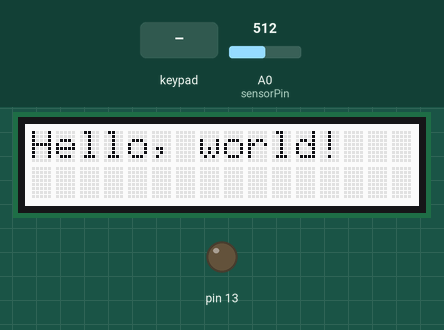
Recording of a sketch running on a simulated Arduino Uno, built with avr-gcc and run on an emulated ATmega328P. On the bench: 16×2 character LCD, output pins drawn as LEDs (lit = HIGH). The inputs (shaded band) are chosen by the test bench; at power-on: A0 (sensorPin) = 512.

Above: at 1.2 s.
1.3 s: key 'U' pressed
At 3.5 s:
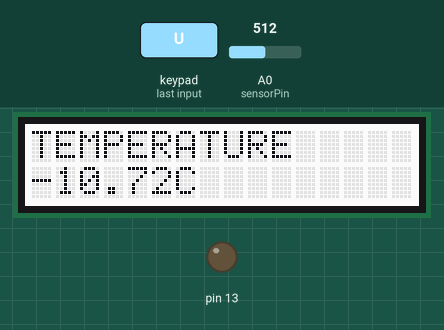
3.8 s: key 'S' pressed
At 5.0 s:
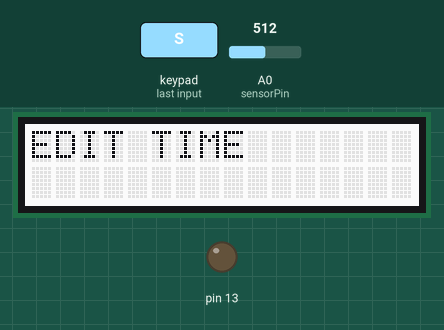
6.8 s: key 'D' pressed
At 8.0 s:
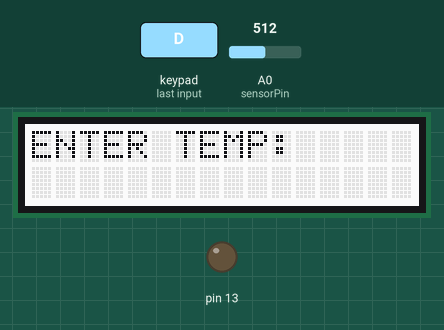
Timing chart, 0 to 9.8 s (numbered marks = the images above; inputs shaded):
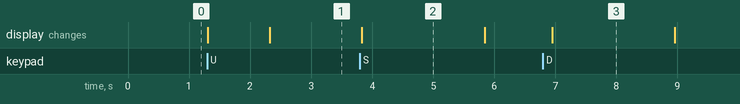

The sketch:

SeniorDesignGUI.ino
```cpp
#include <Wire.h>
#include <Adafruit_MCP23017.h>
#include <Adafruit_RGBLCDShield.h>
#include <EEPROM.h>
#include "RTClib.h"
#include <math.h>

RTC_Millis rtc;
int sensorPin = A0;
int adc = 0;

int i=0,cookTemp=185;
int cookTime=120;
Adafruit_RGBLCDShield lcd = Adafruit_RGBLCDShield();
#define WHITE 0x7

void setup() {
  lcd.begin(16, 2);
  rtc.begin(DateTime(__DATE__, __TIME__));
  int time = millis();
  lcd.print("Hello, world!");
  lcd.setBacklight(WHITE);
  pinMode(13,OUTPUT);
}

void loop() {
  uint8_t buttons = lcd.readButtons();
  if (buttons) {
    lcd.clear();
    lcd.setCursor(0,0);
    if (buttons & BUTTON_DOWN) editTemp();
    if (buttons & BUTTON_UP) temperature();
    if (buttons & BUTTON_SELECT){
      editTime();
    }
    //if (buttons & BUTTON_LEFT)
  }
}

void temperature(){
  i=0;
  int v0 = 0;
  delay(1000);
  uint8_t buttons = lcd.readButtons();
  lcd.print("TEMPERATURE ");
  while(true){
    buttons = lcd.readButtons(); //this is necessary?
    lcd.setCursor(0, 1);
    v0 = analogRead(sensorPin);
    float on = v0*(5/1023.0);
    float rt = 9870.0/((5/on)-1.0);
    float logrt = log(rt);
    float temp = (1/(0.0014+0.000237*logrt+0.000000099*logrt*logrt*logrt))-284.15;
    lcd.print(temp);
    lcd.print("C  ");
    if(buttons) break;
  }
  return;
}

void clock(){
  i=1;
  DateTime now = rtc.now();
  uint8_t buttons = lcd.readButtons();
  lcd.print("TIME ");
  delay(200);
  while(true){
    buttons = lcd.readButtons(); //this is necessary?
    lcd.setCursor(0, 1);
    lcd.print(now.year(), DEC);
    lcd.print('/');
    lcd.print(now.month(), DEC);
    lcd.print('/');
    lcd.print(now.day(), DEC);
    lcd.print(' ');
    lcd.print(now.hour(), DEC);
    lcd.print(':');
    lcd.print(now.minute(), DEC);
    lcd.print("      ");
    delay(1000);
    if(buttons) break;
  }
  return;
}

void editTemp(){
  uint8_t buttons = lcd.readButtons();
  lcd.setCursor(0,0);
  lcd.print("ENTER TEMP: ");
  delay(2000);
  while(true){
    buttons = lcd.readButtons();
    if(buttons & BUTTON_LEFT) cookTemp--;
    if(buttons & BUTTON_RIGHT) cookTemp++;
    lcd.setCursor(0,1);
    lcd.print(cookTemp);
    lcd.print("    ");
    delay(100);
    if(buttons & BUTTON_UP) break;
  }
  delay(500);
  return;
}

void editTime(){
  DateTime now = rtc.now();
  uint8_t buttons = lcd.readButtons();
  lcd.setCursor(0,0);
  lcd.print("EDIT TIME");
  int n=0;
  delay(2000);
  while(true){
    buttons = lcd.readButtons();
    if(buttons & BUTTON_LEFT) cookTime--;
    if(buttons & BUTTON_RIGHT) cookTime++;
    lcd.setCursor(0,1);
    lcd.print("H:");
    lcd.print(cookTime/60);
    lcd.print(" M:");
    lcd.print(cookTime%60);
    lcd.print("   ");
    delay(100);
    if(buttons & BUTTON_DOWN) break;
  }
}

//EEPROM.write(cookTime)
//EEPROM.write(cookTemp)
```

Measured:
- after the input at 1.3 s, the display: first changes at once (image 1 shows a later state)
- after the input at 3.8 s, the display: changes at once (image 2)
- after the input at 6.8 s, the display: changes after 0.15 s (image 3)
- what the display in image 2 shows lasts 2.0 s, from 3.8 s to 5.8 s
